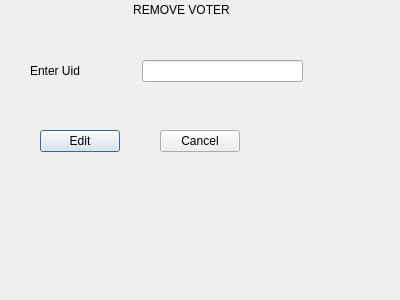
<?xml version="1.0" encoding="UTF-8"?>
<ui version="4.0">
 <class>voter_edit</class>
 <widget class="QDialog" name="voter_edit">
  <property name="geometry">
   <rect>
    <x>0</x>
    <y>0</y>
    <width>400</width>
    <height>300</height>
   </rect>
  </property>
  <property name="windowTitle">
   <string>Dialog</string>
  </property>
  <widget class="QPushButton" name="pushButton">
   <property name="geometry">
    <rect>
     <x>40</x>
     <y>130</y>
     <width>80</width>
     <height>22</height>
    </rect>
   </property>
   <property name="text">
    <string>Edit</string>
   </property>
  </widget>
  <widget class="QPushButton" name="pushButton_2">
   <property name="geometry">
    <rect>
     <x>160</x>
     <y>130</y>
     <width>80</width>
     <height>22</height>
    </rect>
   </property>
   <property name="text">
    <string>Cancel</string>
   </property>
  </widget>
  <widget class="QLabel" name="label">
   <property name="geometry">
    <rect>
     <x>30</x>
     <y>60</y>
     <width>71</width>
     <height>21</height>
    </rect>
   </property>
   <property name="text">
    <string>Enter Uid </string>
   </property>
  </widget>
  <widget class="QLineEdit" name="lineEdit">
   <property name="geometry">
    <rect>
     <x>142</x>
     <y>60</y>
     <width>161</width>
     <height>22</height>
    </rect>
   </property>
  </widget>
  <widget class="QLabel" name="label_2">
   <property name="geometry">
    <rect>
     <x>0</x>
     <y>0</y>
     <width>401</width>
     <height>20</height>
    </rect>
   </property>
   <property name="text">
    <string>                                        REMOVE VOTER</string>
   </property>
  </widget>
 </widget>
 <resources/>
 <connections/>
</ui>
